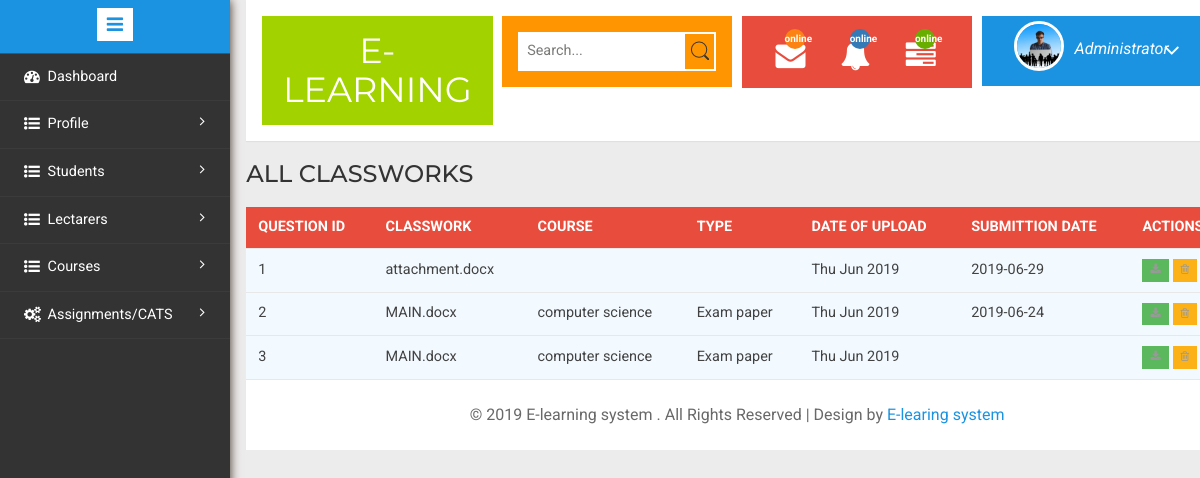
The app's page /Admin/manageqns.php with its own data.
### tables this page shows
CREATE TABLE `qns` (
  `id` int(200) NOT NULL,
  `upload_date` varchar(200) NOT NULL,
  `s_date` varchar(200) NOT NULL,
  `questions` varchar(200) NOT NULL,
  `type` varchar(100) DEFAULT NULL,
  `coursename` varchar(100) DEFAULT NULL
);

### Admin/manageqns.php (the view, shortened to what this page needs)
<?php include('includes/header.php');?>
<?php include('../includes/config.php');?>
<h3>ALL CLASSWORKS</h3>
				  <table id="table-no-resize">
					<thead>
					  <tr>
                          <th>Question id</th>
						<th>Classwork</th>
						<th>Course</th>
						<th>Type</th>
						<th>Date of upload</th>
						<th>Submittion date</th>
                        <th>Actions</th>
					  </tr>
					</thead>
					<tbody>
                    <?php
                   $ret="SELECT * FROM qns ";
                    $stmt= $conn->prepare($ret) ;
                    $stmt->execute() ;
                    $res=$stmt->get_result();
                    while($row=$res->fetch_object())
                    	  {
                    	  	?>
					  <tr>
                        <td><?php echo $row->id;?></td>
                        <td><?php echo $row->questions;?></td>
                        <td><?php echo $row->coursename;?></td>
                        <td><?php echo $row->type;?></td>
						<td><?php echo $row->upload_date;?></td>
						<td><?php echo $row->s_date;?></td>
                        <td>
<a href='downloadqns.php?id=<?php echo $row->id;?>'><button class="btn btn-success btn-xs"><i class="fa fa-download"></i></button></a>
  <a href='manageqns.php?del=<?php echo $row->id;?>' onClick= "return confirm('Do you want to delete');"><button class="btn btn-danger btn-xs"><i class="fa fa-trash-o "></i></button></a>
</td>
					  </tr>
                    </tbody>
                    <?php  } ?>
				  </table>
<div class="copyrights">
	 <p>© 2019 E-learning system . All Rights Reserved | Design by  <a href="" target="_blank">E-learing system</a> </p>
</div>
</div>
</div>
	<?php include('includes/navbar.php');?>
							</div>
</body>
</html>

### Admin/css/table-style.css (style rules this page uses)
table { background: white; border-collapse: collapse; margin: 1.25em 0 0; width: 100%; }
table tr, table th, table td { border: none; border-bottom: 1px solid #e8e8e8; font-size: .95em; }
table th, table td { padding: 10px 12px; text-align: left; }
table th { background: #e74c3c; color: #fff; text-transform: uppercase; }
table tr td { background: #f3faff; color: #424242; }
table { width: 100%; }

### records on screen
qns: id "1", questions "attachment.docx", upload_date "Thu Jun 2019", s_date "2019-06-29"
qns: id "2", questions "MAIN.docx", coursename "computer science", type "Exam paper", upload_date "Thu Jun 2019", s_date "2019-06-24"
qns: id "3", questions "MAIN.docx", coursename "computer science", type "Exam paper", upload_date "Thu Jun 2019"
